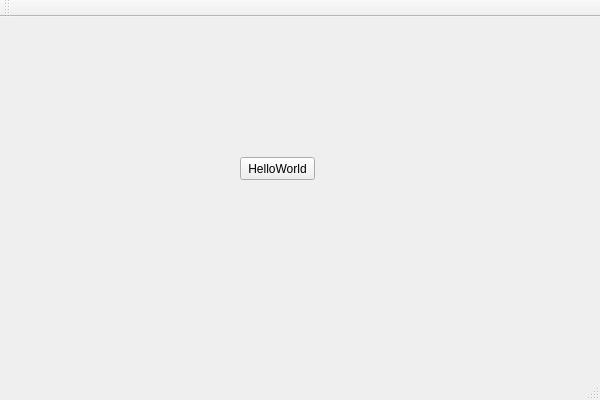
<?xml version="1.0" encoding="UTF-8"?>
<ui version="4.0">
 <class>HelloWorldClass</class>
 <widget class="QMainWindow" name="HelloWorldClass">
  <property name="geometry">
   <rect>
    <x>0</x>
    <y>0</y>
    <width>600</width>
    <height>400</height>
   </rect>
  </property>
  <property name="windowTitle">
   <string>HelloWorld</string>
  </property>
  <widget class="QWidget" name="centralWidget">
   <widget class="QPushButton" name="pushButton">
    <property name="geometry">
     <rect>
      <x>240</x>
      <y>140</y>
      <width>75</width>
      <height>23</height>
     </rect>
    </property>
    <property name="text">
     <string>HelloWorld</string>
    </property>
   </widget>
  </widget>
  <widget class="QMenuBar" name="menuBar">
   <property name="geometry">
    <rect>
     <x>0</x>
     <y>0</y>
     <width>600</width>
     <height>23</height>
    </rect>
   </property>
  </widget>
  <widget class="QToolBar" name="mainToolBar">
   <attribute name="toolBarArea">
    <enum>TopToolBarArea</enum>
   </attribute>
   <attribute name="toolBarBreak">
    <bool>false</bool>
   </attribute>
  </widget>
  <widget class="QStatusBar" name="statusBar"/>
 </widget>
 <layoutdefault spacing="6" margin="11"/>
 <resources>
  <include location="HelloWorld.qrc"/>
 </resources>
 <connections/>
</ui>
